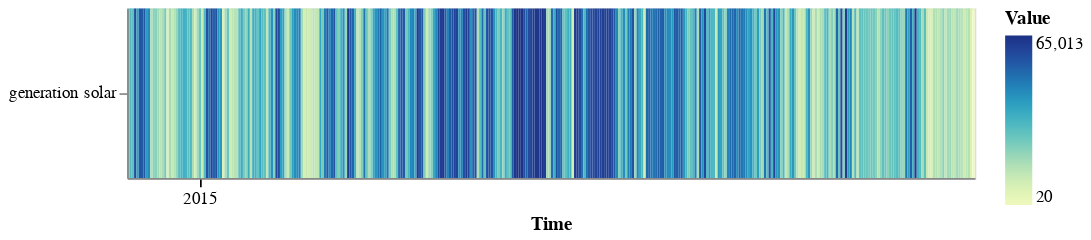

The notebook cell saved with this chart:
### Markdown cell above
#### Univariate Heatmap

### Code cell
heatmap(ts_uni)

### Figure 1 — Vega specification as saved in the notebook (floating-point values rounded to 4 significant figures; data arrays with more than 128 entries replaced by an {"elided": "..."} marker saying what was removed)
{"$schema": "https://vega.github.io/schema/vega/v5.json", "data": [{"name": "source_0", "values": {"elided": "366 records"}, "transform": [{"type": "formula", "expr": "toDate(datum['yearmonthdate_time'])", "as": "yearmonthdate_time"}]}, {"name": "source_0_x_domain_yearmonthdate_time", "values": {"elided": "366 records"}, "transform": [{"type": "formula", "expr": "toDate(datum['yearmonthdate_time'])", "as": "yearmonthdate_time"}]}, {"name": "source_0_y_domain_variable", "values": [{"variable": "generation solar"}]}, {"name": "source_0_color_domain_sum_value", "values": [{"min": 20.0, "max": 65010.0}]}], "marks": [{"type": "rect", "name": "marks", "from": {"data": "source_0"}, "encode": {"update": {"y": {"field": "variable", "scale": "y"}, "x": {"field": "yearmonthdate_time", "scale": "x"}, "fill": {"field": "sum_value", "scale": "color"}, "description": {"signal": "\"Time: \" + (timeFormat(datum[\"yearmonthdate_time\"], '%Y')) + \"; variable: \" + (isValid(datum[\"variable\"]) ? datum[\"variable\"] : \"\"+datum[\"variable\"]) + \"; Value: \" + (format(datum[\"sum_value\"], \"\"))"}, "height": {"signal": "max(0.25, bandwidth('y'))"}, "width": {"signal": "max(0.25, bandwidth('x'))"}}}, "style": ["rect"]}], "scales": [{"name": "x", "type": "band", "domain": {"data": "source_0_x_domain_yearmonthdate_time", "field": "yearmonthdate_time", "sort": true}, "range": [0, {"signal": "width"}], "paddingInner": 0, "paddingOuter": 0}, {"name": "y", "type": "band", "domain": {"data": "source_0_y_domain_variable", "field": "variable", "sort": true}, "range": [0, {"signal": "height"}], "paddingInner": 0, "paddingOuter": 0}, {"name": "color", "type": "linear", "domain": [{"signal": "(data(\"source_0_color_domain_sum_value\")[0] || {}).min"}, {"signal": "(data(\"source_0_color_domain_sum_value\")[0] || {}).max"}], "range": "heatmap", "interpolate": "hcl", "zero": false}], "axes": [{"scale": "x", "formatType": "time", "labelAngle": 0, "labelBaseline": "top", "labelOverlap": false, "tickMinStep": {"signal": "datetime(2001, 0, 2, 0, 0, 0, 0) - datetime(2001, 0, 1, 0, 0, 0, 0)"}, "grid": false, "title": "Time", "orient": "bottom", "zindex": 1, "format": "%Y", "encode": {"labels": {"update": {"fill": [{"test": "month(datum.value) == 1 && date(datum.value) == 1", "value": "black"}, {"value": null}]}}, "ticks": {"update": {"stroke": [{"test": "month(datum.value) == 1 && date(datum.value) == 1", "value": "black"}, {"value": null}]}}}}, {"scale": "y", "zindex": 1, "orient": "left", "grid": false}], "legends": [{"title": "Value", "fill": "color", "gradientLength": {"signal": "clamp(height, 64, 200)"}}], "background": "white", "padding": 5, "height": 100, "style": "cell", "width": 500}
